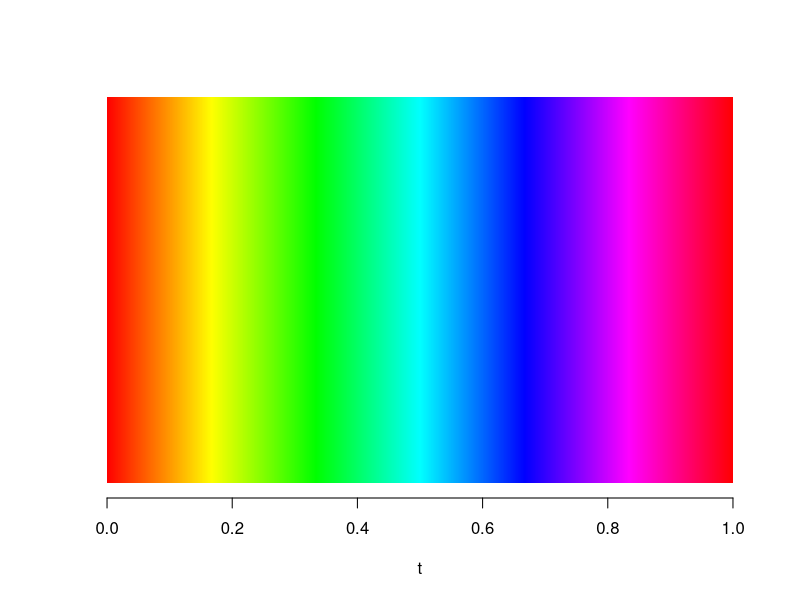

The R script that drew this image:
n <- 1000
colors <- rainbow(n, alpha=1)
pdf("plot_rainbow_scale.pdf", width=20, height=2)
plot(NA, xlim=c(0,1), ylim=c(0,1), yaxt='n', xlab="t", ylab=NA, bty="n")
for (i in 1:n)
  rect((i-1)/n, 0, i/n, 1, col=colors[i], border=NA)
dev.off()
